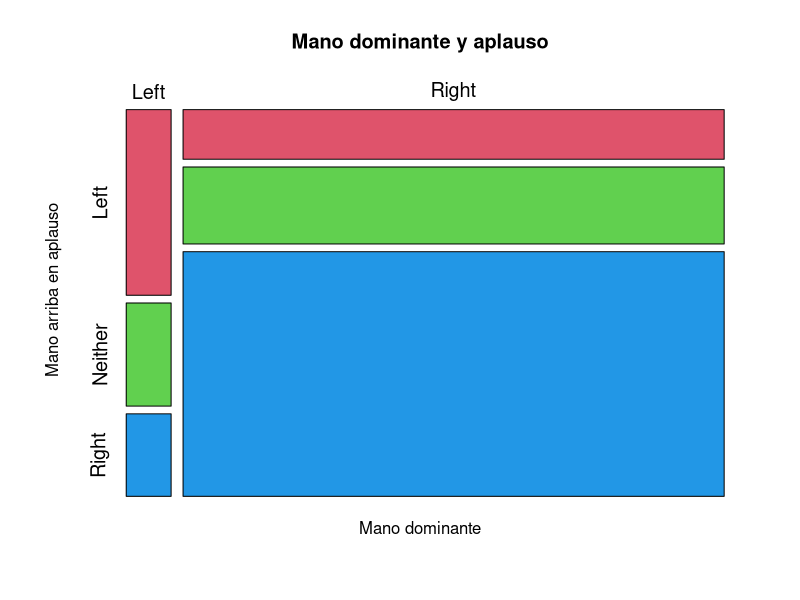
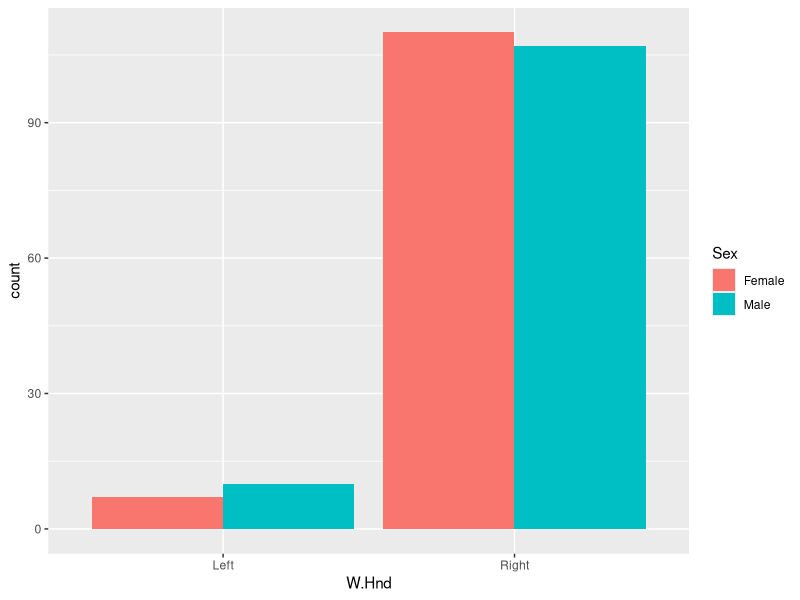
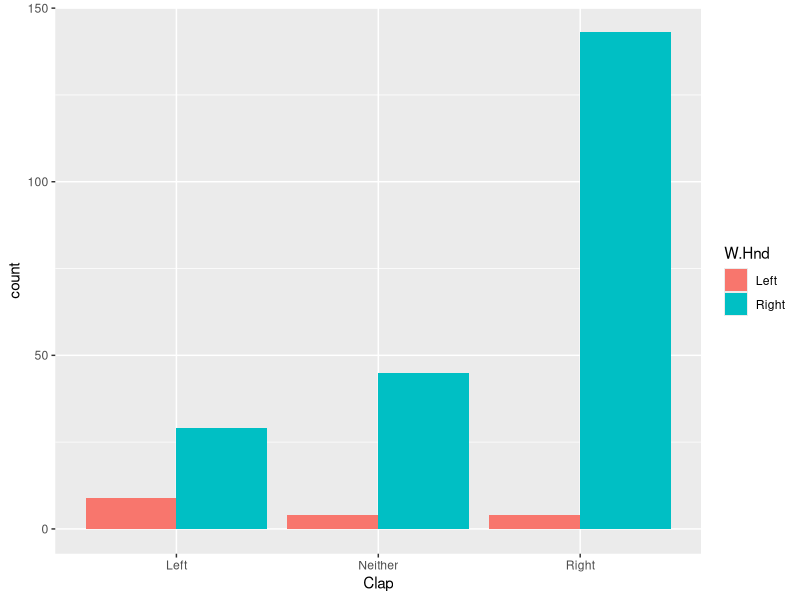
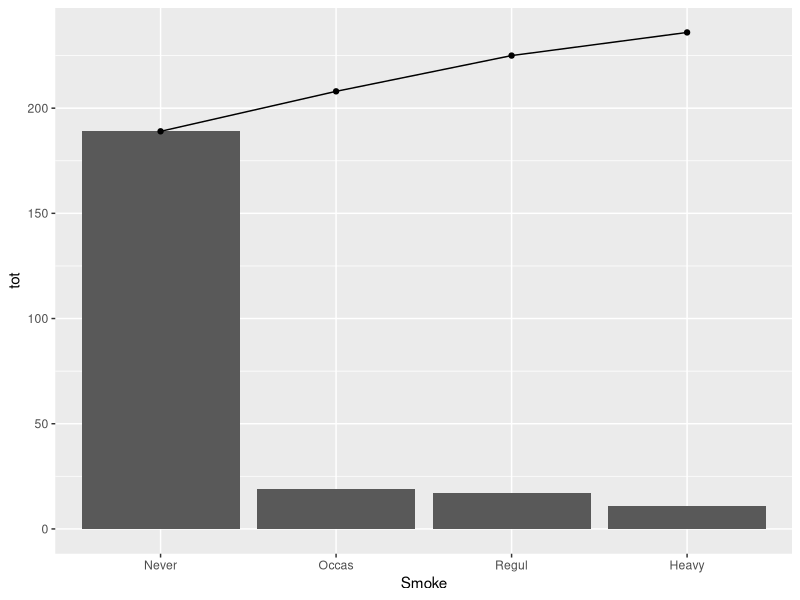
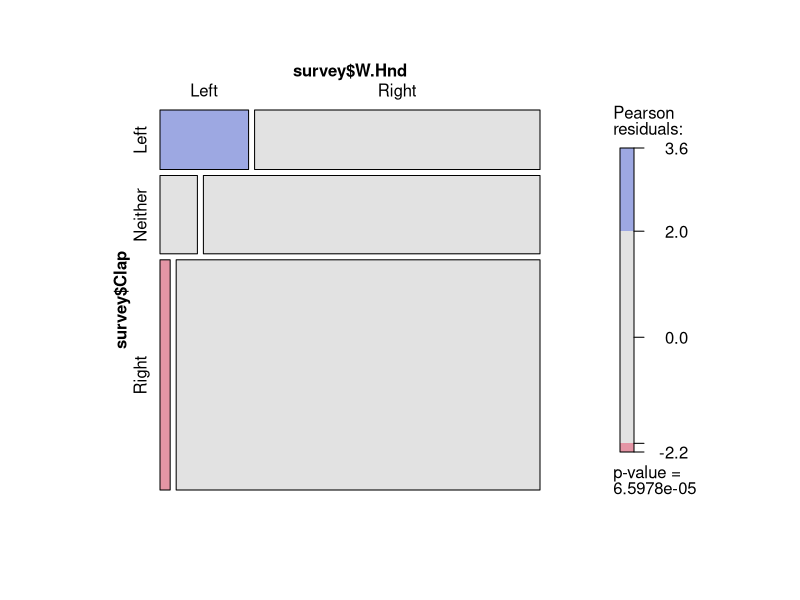
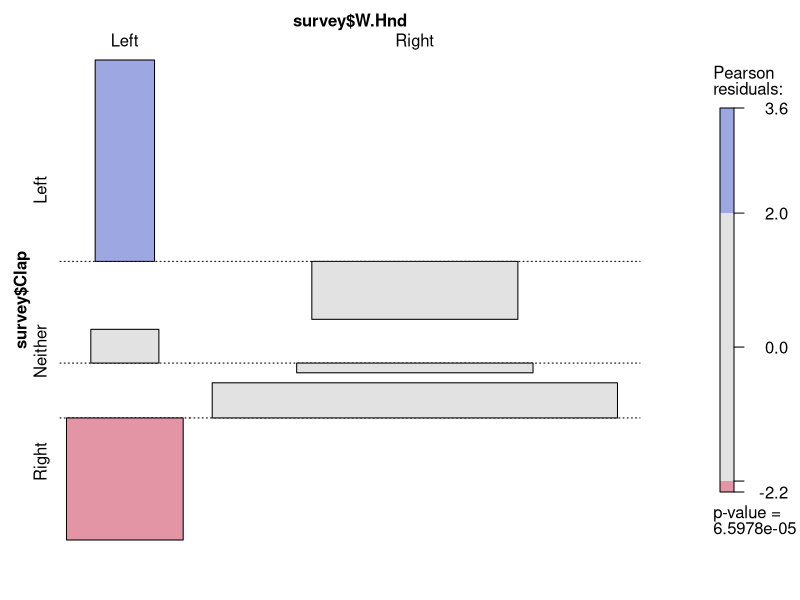

The R source for these figures, in order:
### CARGUEMOS LOS PAQUETES QUE USAREMOS

library(ggplot2)
library(MASS)
library(dplyr)


###      A. TABLAS DE FRECUENCIAS Y DE CONTINGENCIAS

## Trabajaremos con varias columnas del data frame survey (del paquete `MASS`)

# Sex (Sexo biologico)
# W.Hnd (Cual es tu mano dominante)
# Clap (¡Aplaude! ¿Qué mano tienes arriba?)


#  A.1 Veamos los datos (con su opcion favorita)


View(survey)

head(survey)


#  A.2 Obtengamos las frecuencias de estas variables


table(survey$Sex)

table(survey$W.Hnd)

table(survey$Clap)


#  A.3 Tambien podemos observar los valores como fracciones


prop.table(table(survey$Clap))

prop.table(table(survey$W.Hnd))


#  A.4 Ahora hagamos una tabla que relacione las frecuencias de dos variables


hand_sex<-table(survey$W.Hnd,survey$Sex)

clap_hand<-table(survey$Clap,survey$W.Hnd)


#  A.5 ¿Como se obtienen los totales (marginales y global) para estas tablas?

addmargins(hand_sex)

addmargins(clap_hand)


#  A.6 ¿Cómo se convierten a proporciones estas tablas?

#  A.6.a Aqui vemos las proporciones respecto al total de observaciones

prop.table(clap_hand)*100


#  A.6.a Y podemos observar las proporciones respecto al total de las columnas

prop.table(clap_hand,2)*100


#  A.7 Tambien podemos crear tablas de tres o mas dimensiones


table(survey$Clap, survey$W.Hnd, survey$Sex)



###      B. GRAFICAS PARA DATOS CUALITATIVOS

#  B.1 Podemos representar la tabla de contingencias como grafica de mosaico


mosaicplot(t(clap_hand), # Tabla de contingencias a graficar
           main= "Mano dominante y aplauso",
           xlab="Mano dominante",
           ylab="Mano arriba en aplauso",
           col=c(2,3,4,5), #Colores para categorias
           cex.axis=1.2, # Aumentar tamaño de etiquetas
           )


#  B.2 Y podemos crear graficas de barras a partir de los datos originales


dat <- filter(survey, !is.na(W.Hnd),!is.na(Sex),!is.na(Clap))

ggplot(dat, aes(x=W.Hnd,fill=Sex)) + geom_bar(position="dodge")

ggplot(dat, aes(x=Clap, fill=W.Hnd)) + geom_bar(position="dodge")



###      C. GRAFICAS PARA DATOS ORDINALES


## Ahora trabajaremos con las siguientes columnnas del dataset survey (del paquete MASS)

# Sex (Sexo biologico)
# Smoke (¿Qué tanto fumas?)


#  C.1 Smoke es una variable cualitativa ordinal, pero sus niveles están en desorden
#Esto afecta el orden en que se tabulan y grafican los datos


levels(survey$Smoke)

table(survey$Smoke)


#  C.2 Ordenaremos los niveles de Smoke


Smoke_l<-c("Never","Occas","Regul","Heavy")

survey$Smoke<-factor(survey$Smoke, ordered = TRUE, levels= Smoke_l)


#  C.3 Generemos tablas de frecuencias y de frecuencias acumuladas

tot<-table(survey$Smoke)

acu<-cumsum(tot)


#  C.4 Generamos un factor para unirlo a las tablas de frecuencias

Smoke <- factor(Smoke_l, levels = Smoke_l)


#  C.5 Y generamos un `data frame` con las frecuencias y el factor

tot_acu<-data.frame(tot=as.numeric(tot), acu=as.numeric(acu), Smoke)


#  C.6 Grafica de las frecuencias total y acumulada para Smoke

ggplot(tot_acu, aes(x=Smoke)) +
  geom_col(aes(y=tot)) +
  geom_point(aes(y=acu)) +
  geom_line(aes(y=acu), group=1)



######### EJERCICIOS Y TRUCOS ADICIONALES ###################################


#___Como crear una tabla de frecuencias con xtabs___#
#  Las tablas generadas por `xtabs` se usan como entrada de
#  Muchos calculos estadisticos y de algebra lineal

xtabs(~survey$Clap + survey$W.Hnd)


#___Tablas de 3 dimensiones con ftable___#
# `ftable` genera vistas mas compactas
# de las tablas de 3 o mas dimensiones

ftable(survey$Clap, survey$W.Hnd, survey$Sex)


#___Tablas de mosaico con el paquete `vcd`___#

#Una segunda forma de obtener graficas de mosaico es usando el paquete `vcd`
#Este paquete utiliza las tablas de contigencias generadas por `xtab`
#(puede que requieras instalar a `vcd`)

library(vcd)
clap_hand_x<-xtabs(~survey$Clap + survey$W.Hnd)
mosaic(clap_hand_x, shade=TRUE, legend=TRUE)

#Ademas con `vcd` podemos hacer graficas sobre la asociacion de variables

assoc(clap_hand_x, shade=TRUE, legend=TRUE)
